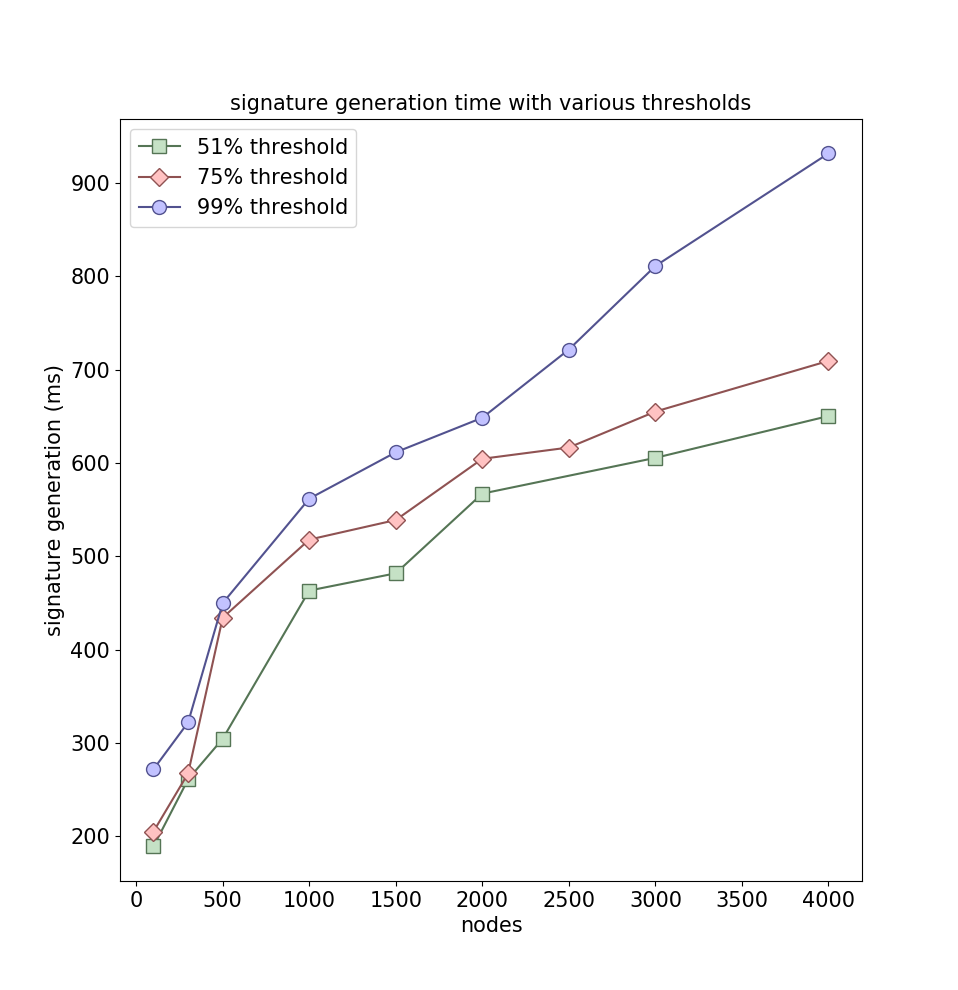

The Python source for this figure:
#!/usr/bin/env python

## This script generates the graph that compares handel signature
## generation time with different thresholds
##
import sys
from lib import *

import pandas as pd
import matplotlib.pyplot as plt

column = "sigen_wall_avg"

files = {
        "csv/handel_0failing_51thr.csv":"51% threshold",
        "csv/handel_0failing_75thr.csv":"75% threshold",
        "csv/handel_0failing_99thr.csv":"99% threshold",
        }
datas = read_datafiles(files)

for f,v in datas.items():
    x = v["totalNbOfNodes"]
    y = v[column].map(lambda x: x * 1000)
    print("file %s -> %d data points on sigen_wall_avg" % (f,len(y)))
    label = files[f]
    if label == "":
        label = input("Label for file %s: " % f)

    plot(x,y,"-",label,allColors.popleft())

plt.legend(fontsize=fs_label)
plt.ylabel("signature generation (ms)",fontsize=fs_label)
plt.xlabel("nodes",fontsize=fs_label)
plt.title("signature generation time with various thresholds",fontsize=fs_label)
# plt.yscale('log')
plt.show()
